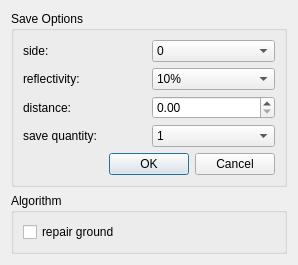
<?xml version="1.0" encoding="UTF-8"?>
<ui version="4.0">
 <class>ContinuousSaveOrigin</class>
 <widget class="QDialog" name="ContinuousSaveOrigin">
  <property name="geometry">
   <rect>
    <x>0</x>
    <y>0</y>
    <width>298</width>
    <height>241</height>
   </rect>
  </property>
  <property name="windowTitle">
   <string>Dialog</string>
  </property>
  <layout class="QGridLayout" name="gridLayout_4">
   <item row="0" column="0">
    <widget class="QGroupBox" name="groupBox">
     <property name="title">
      <string>Save Options</string>
     </property>
     <layout class="QGridLayout" name="gridLayout_2">
      <item row="0" column="0" colspan="2">
       <layout class="QGridLayout" name="gridLayout">
        <item row="0" column="0">
         <widget class="QLabel" name="label_3">
          <property name="text">
           <string>side:</string>
          </property>
         </widget>
        </item>
        <item row="0" column="1">
         <widget class="QComboBox" name="cb_side">
          <item>
           <property name="text">
            <string>0</string>
           </property>
          </item>
          <item>
           <property name="text">
            <string>1</string>
           </property>
          </item>
          <item>
           <property name="text">
            <string>2</string>
           </property>
          </item>
          <item>
           <property name="text">
            <string>3</string>
           </property>
          </item>
          <item>
           <property name="text">
            <string>4</string>
           </property>
          </item>
         </widget>
        </item>
        <item row="1" column="0">
         <widget class="QLabel" name="label_2">
          <property name="text">
           <string>reflectivity:</string>
          </property>
         </widget>
        </item>
        <item row="1" column="1">
         <widget class="QComboBox" name="cb_reflectivity">
          <item>
           <property name="text">
            <string>10%</string>
           </property>
          </item>
          <item>
           <property name="text">
            <string>30%</string>
           </property>
          </item>
          <item>
           <property name="text">
            <string>50%</string>
           </property>
          </item>
          <item>
           <property name="text">
            <string>70%</string>
           </property>
          </item>
          <item>
           <property name="text">
            <string>80% white wall</string>
           </property>
          </item>
          <item>
           <property name="text">
            <string>90%</string>
           </property>
          </item>
         </widget>
        </item>
        <item row="2" column="0">
         <widget class="QLabel" name="label_4">
          <property name="text">
           <string>distance:</string>
          </property>
         </widget>
        </item>
        <item row="2" column="1">
         <widget class="QDoubleSpinBox" name="dsb_distance"/>
        </item>
        <item row="3" column="0">
         <widget class="QLabel" name="label_5">
          <property name="text">
           <string>save quantity:</string>
          </property>
         </widget>
        </item>
        <item row="3" column="1">
         <widget class="QComboBox" name="cb_save_quantity">
          <item>
           <property name="text">
            <string>1</string>
           </property>
          </item>
          <item>
           <property name="text">
            <string>4</string>
           </property>
          </item>
          <item>
           <property name="text">
            <string>8</string>
           </property>
          </item>
          <item>
           <property name="text">
            <string>16</string>
           </property>
          </item>
         </widget>
        </item>
       </layout>
      </item>
      <item row="1" column="0">
       <spacer name="horizontalSpacer">
        <property name="orientation">
         <enum>Qt::Orientation::Horizontal</enum>
        </property>
        <property name="sizeHint" stdset="0">
         <size>
          <width>95</width>
          <height>20</height>
         </size>
        </property>
       </spacer>
      </item>
      <item row="1" column="1">
       <widget class="QDialogButtonBox" name="buttonBox">
        <property name="orientation">
         <enum>Qt::Orientation::Horizontal</enum>
        </property>
        <property name="standardButtons">
         <set>QDialogButtonBox::StandardButton::Cancel|QDialogButtonBox::StandardButton::Ok</set>
        </property>
       </widget>
      </item>
     </layout>
    </widget>
   </item>
   <item row="1" column="0">
    <widget class="QGroupBox" name="groupBox_2">
     <property name="title">
      <string>Algorithm</string>
     </property>
     <layout class="QGridLayout" name="gridLayout_3">
      <item row="0" column="0">
       <widget class="QCheckBox" name="cb_al_repair_ground">
        <property name="text">
         <string>repair ground</string>
        </property>
       </widget>
      </item>
     </layout>
    </widget>
   </item>
  </layout>
 </widget>
 <resources/>
 <connections>
  <connection>
   <sender>buttonBox</sender>
   <signal>accepted()</signal>
   <receiver>ContinuousSaveOrigin</receiver>
   <slot>accept()</slot>
   <hints>
    <hint type="sourcelabel">
     <x>248</x>
     <y>254</y>
    </hint>
    <hint type="destinationlabel">
     <x>157</x>
     <y>274</y>
    </hint>
   </hints>
  </connection>
  <connection>
   <sender>buttonBox</sender>
   <signal>rejected()</signal>
   <receiver>ContinuousSaveOrigin</receiver>
   <slot>reject()</slot>
   <hints>
    <hint type="sourcelabel">
     <x>316</x>
     <y>260</y>
    </hint>
    <hint type="destinationlabel">
     <x>286</x>
     <y>274</y>
    </hint>
   </hints>
  </connection>
 </connections>
</ui>
